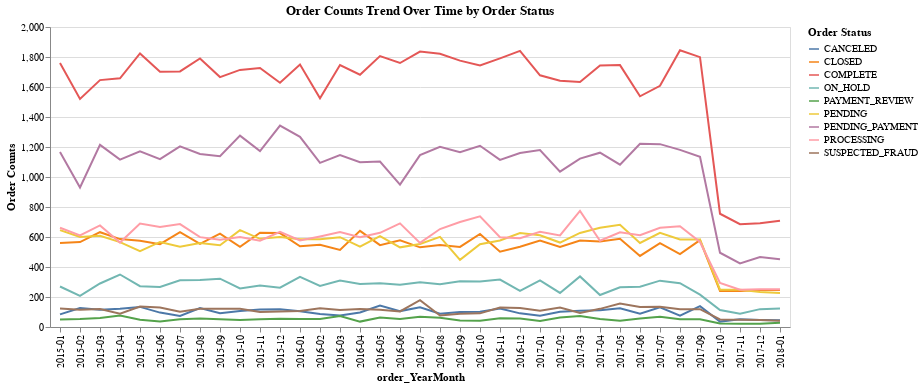

The notebook cell saved with this chart:
### Code cell
# prompt: Using dataframe order_grouped: suggest plot

# Import necessary libraries
import altair as alt

# Create a line chart showing the trend of Order Counts over time for different order statuses
chart = alt.Chart(order_grouped).mark_line().encode(
    x='order_YearMonth',
    y='Order Counts',
    color='Order Status'
).properties(
    title='Order Counts Trend Over Time by Order Status'
)

# Display the chart
chart

# Suggestion:
# A line chart displaying the "Order Counts" over time (order_YearMonth) grouped by "Order Status"
# This will allow you to visualize the trend of orders for each status and compare them.
# You may want to further analyze specific status trends or identify periods with high or low orders.

### Figure 1 — Vega-Lite specification as saved in the notebook (floating-point values rounded to 4 significant figures; data arrays with more than 128 entries replaced by an {"elided": "..."} marker saying what was removed)
{"config": {"view": {"continuousWidth": 400, "continuousHeight": 300}}, "data": {"name": "data-bc4d0ae7ab42999d4be206fae3f16152"}, "mark": "line", "encoding": {"color": {"field": "Order Status", "type": "nominal"}, "x": {"field": "order_YearMonth", "type": "nominal"}, "y": {"field": "Order Counts", "type": "quantitative"}}, "title": "Order Counts Trend Over Time by Order Status", "$schema": "https://vega.github.io/schema/vega-lite/v4.17.0.json", "datasets": {"data-bc4d0ae7ab42999d4be206fae3f16152": {"elided": "333 records"}}}
